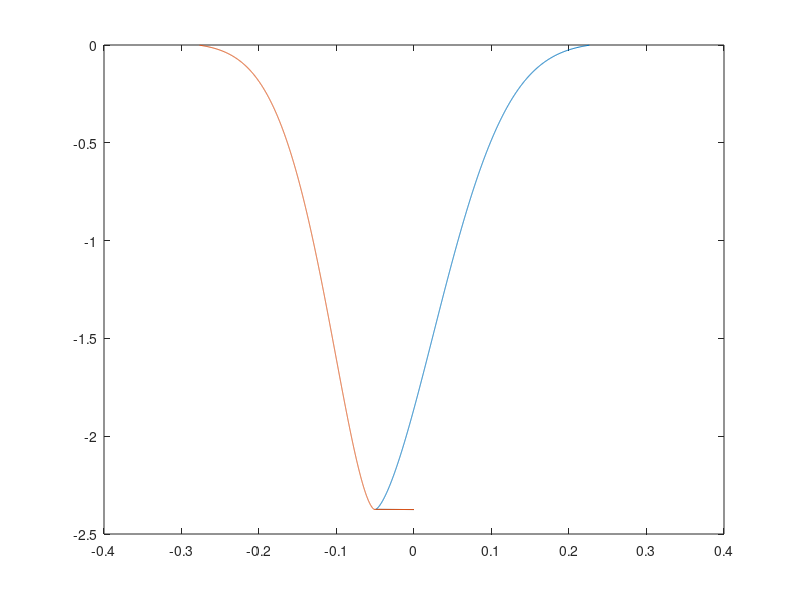

Reproduce this figure in MATLAB.
%T7015T Modelling Exercise Alpha1 - Keyhole;  solution file ready to run

%Material properties (USE YOUR MATERIAL)
Ta=293; Tm = 1730; Tv = 2800; K=36; kappa=7.5*10^(-6); rho=6430; cp=743;
A=0.55; 
clear xf1 xr1 z1;

%constant parameters
D=5e-3; lambda=1070*10^(-9); PL=5000; d=7e-3;

%cases (CHANGE VALUES HERE)
M2=2.5; f=500e-3; v=12/60; 


% THE CALCULATION OF THE BEAM PROPERTIES IS MISSING - PLEASE ADD
%My stuff:
z=0;
rf0 = (2*lambda*f*M2)/(D*pi());
zr = 2*rf0*(f/D);
rfz = rf0*sqrt(1+(z/zr)^2);
I00 = (2*PL)/(rfz^2*pi());

c1=(Tv-Ta)*rho*cp*v/2;
fprintf(1,'\nBeam spot radius rf0: %4.0f [microns]\n',rf0*1e6);

%calculation start geometry at the workpiece top
xf=1e-5; xr=1;
s=1.5;
while ((xr>0)|(s>1))
    I=I00*exp(-2*(xf/rf0)^2);
    qf=A*I*tan(pi/3);
    c2=qf/c1-2; c2 = c2^(-10/7); 
    rkh=c2*2*kappa/v;
    qr=c1*(v*rkh/2/kappa)^(-0.7);
    xr=xf-2*rkh;
    I=I00*exp(-2*(xr/rf0)^2);
    c4=A*I*tan(pi/3);
    s=c4/qr;
    xf=xf+1e-8;
end;
%fprintf(1,'xf/r/xr %4.0f %4.0f %4.0f    I q I/q  %3.2e %3.2e %3.2e\n',xf*1e6,rkh*1e6,xr*1e6,c4,qr,s);
fprintf(1,'Keyhole start radius: %4.0f Start locations front: %4.0f  rear: %4.0f [microns]\n',rkh*1e6,xf*1e6,xr*1e6);

%calculation keyhole shape
dz=1e-6; z=dz; i=1;
thf=pi/3; thr=pi/3; 
while ((rkh>1e-6)&(z<d))
    xf=xf-dz*tan(thf); xr=xr+dz*tan(thr);
    rkh=(xf-xr)/2;
    
% THE POWER DENSITY FROM THE LASER BEAM IS MISSING FOR THE ENERGY BALANCE - PLEASE ADD
    
    rfz = rf0*sqrt(1+(z/zr)^2);
    If = (2*PL)/(rfz^2*pi())*exp((-2*xf^2)/(rfz^2));
    Ir = (2*PL)/(rfz^2*pi())*exp((-2*xr^2)/(rfz^2));
    
    c6=(rkh*v/2/kappa)^(-0.7);
    qf=c1*(2+c6);
    qr=c1*c6;
    thf=atan(qf/A/If); thr=atan(qr/A/Ir);
    %fprintf(1,'z %4.0f  xf %4.0f  xr %4.0f\n',z*1e6,xf*1e6,xr*1e6);
    z1(i)=-z*1e3; xf1(i)=xf*1e3; xr1(i)=xr*1e3; %array save
    if (rkh<1e-6)
        xf1(i)=0; xr1(i)=0;
    end
    z = z+dz; 
    i=i+1;
end;
fprintf(1,'Bottom: z %4.0f  xf %4.0f  xr %4.0f  rkh %4.0f\n',z*1e6,xf*1e6,xr*1e6,rkh*1e6);

%hold off; %'hold all' for multiple curves or 'hold off' for a single graph
plot(xf1,z1,xr1,z1);
hold all;
